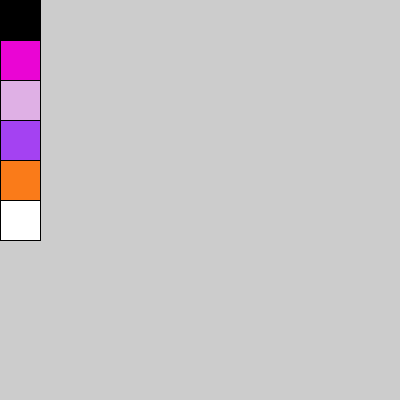
Frame 1 (no input)
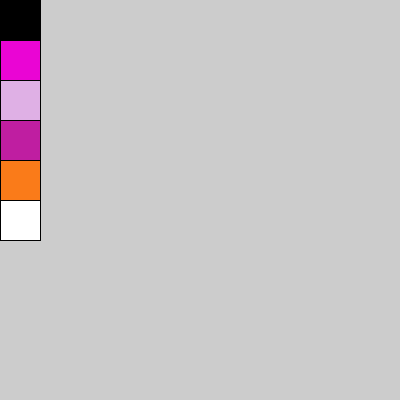
Frame 60 (the mouse pressed at the canvas centre just before this capture)
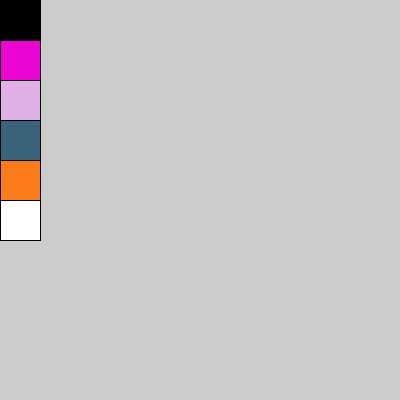
Frame 120 (the mouse held since frame 60 and released just before this capture)

The Processing sketch that drew these frames (run headless with seeded random() and noise(); from frame 60 on, the mouse is pressed at the canvas centre):

// Processing sketch: processing_168978
// ── processing_168978.pde

float x;
float y;
float k;
float d;
float r;
float g;
float b;
boolean lapiz=false;
boolean colo=false;
boolean circ=false;
boolean back=false;
boolean bol=false;
boolean goma=false;
void setup()
{size(400,400);}

void draw()
{fill(0);
rect(0,0,40,40);
fill(#EA05D4);
rect(0,40,40,40);
fill(#DFB0E5);
rect(0,80,40,40);
r=random(255);
g=random(255);
b=random(255);
fill(r,g,b);
rect(0,120,40,40);
fill(#FA7B19);
rect(0,160,40,40);
fill(255);
stroke(0);
rect(0,200,40,40);
if(lapiz==true){
  if (mousePressed){
    stroke(0);
    line(pmouseX,pmouseY,mouseX,mouseY);}}
    
    if(colo==true){
      if(mousePressed){
        stroke(#EA05D4);
        line(pmouseX,pmouseY,mouseX,mouseY);}}
        
        if(circ==true){
          if(mousePressed){
            stroke(0);
            fill(r,g,b);
            x=random(0,400);
            y=random(0,400);
            rect(x,y,10,10);
            }}
            
            if(back==true){
              if(mousePressed){
                background(r,g,b);}}
                
                if(bol==true){
                  if(mousePressed){
                    stroke(0);
                    fill(r,g,b);
                   k=random(0,400);
                   d=random(0,400);
                    ellipse(k,d,20,20);
                   }}
                   
                   if(goma==true){
                     if(mousePressed){
                       background(255);}}}
                  

void mousePressed(){
    if (mouseX>0 && mouseX<40 && mouseY>0 && mouseY<40){
      lapiz=!lapiz;}
      if(mouseX>0 && mouseX<40 && mouseY>40 && mouseY<80){
        colo=!colo;}
        if(mouseX>0 && mouseX<40 && mouseY>80 && mouseY<120){
          circ=!circ;}
          if(mouseX>0 && mouseX<40 && mouseY>120 && mouseY<160){
            back=!back;}
            if(mouseX>0 && mouseX<40 && mouseY>160 && mouseY<200){
              bol=!bol;}
              if(mouseX>0 && mouseX<40 && mouseY>200 && mouseY<240){
                goma=!goma;}}
